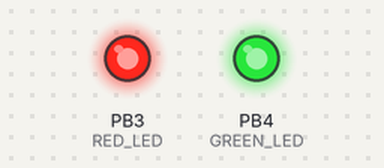
This program was run on a simulated ATtiny45, built with avr-gcc and emulated at 1 MHz. On the bench: output pins drawn as LEDs (lit = HIGH).

Above: at 0.1 s.
Timing chart, 0 to 1.6 s (numbered marks = the images above):
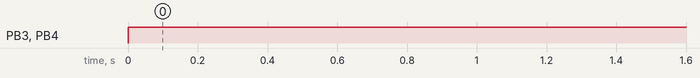

Measured:
- by itself, PB3 (RED_LED), PB4 (GREEN_LED): LOW → HIGH at 0.00 s

The program:

main.c
```c
/*
 * GBC_Battery_LED.c
 *
 * Created: 14.07.2024 17:14:21
 * Author : Microbert
 */

#include <avr/io.h>
#include <avr/interrupt.h>
#define F_CPU 1000000UL

/* GPIO pins */
#define RED_LED		PINB3
#define GREEN_LED	PINB4

/* Voltage thresholds */
/*
	Battery level thresholds
		falling			rising
		=======	    	======
 green ----|///|		|///|--- green
	    \  |///|		|///| /
		 \ |///|		|///|/
	      \|///|--3.3---|###|<-- yellow High
 ye Low--->|###|--3.1---|###|
	       |###|		|###|
		   |###|--3.0---|\\\|<-- red High
 red Low-->|\\\|--2.8---|\\\|
		   |\\\|		|\\\|
 */
#define THRES_RED_LOW	2.8f
#define THRES_RED_HIGH	3.0f
#define THRES_YELLOW_LOW	3.1f
#define THRES_YELLOW_HIGH	3.3f
#define THRES_GREEN_LOW	3.4f

/* Battery Charge level */
#define MIN_BAT 0
#define MED_BAT 1
#define MAX_BAT 2

/* Main state machine states */
#define INIT 0
#define MEASURE 1
#define WAITING 2
#define CHANGING 3

/* Prototypes */
void Init_GPIO();
void Init_Timer();
void Init_ADC();
uint8_t volt_comp(double);
void setLED(uint8_t);
double getVoltage();

/* Variables */

uint16_t adc_val = 0;			// adc value variable
volatile double voltage = 0.0;	// measured voltage
volatile uint16_t timeout = 0;	// debounce time variable
volatile uint8_t batState = MAX_BAT, batStateLast = MAX_BAT;	// battery states

volatile uint8_t state = INIT;	// main state machine state

int main(void)
{
	cli();	// disable global interrupts
	Init_GPIO();
	Init_Timer();
	Init_ADC();

	sei();	// enable global interrupts

    while (1)
    {
		switch(state)
		{
			case INIT:	/* Initial Measurement to set correct LED status*/
				while(voltage > 4.2f || voltage < 2.3f)	// first few adc measurements are much higher and can be ignored
				{
					voltage = getVoltage();
					batStateLast = batState;
					batState = volt_comp(voltage);
				}
				setLED(batState);
				timeout = 0x10;
				state = MEASURE;

			case MEASURE:	/* Measure current battery voltage */
			voltage = getVoltage();
				batState = volt_comp(voltage);
				if(batState != batStateLast)	// if voltage is in new range
				{
					batStateLast = batState;
					timeout = 0x2f0;
					state = WAITING;			// debouncing
				}
				else
					state = CHANGING;			// when state still in the new voltage range - change LED state
				break;
			case WAITING:	/* debouncing */
				if(timeout == 0)				// after debounce time, measure again
				{
					state = MEASURE;
				}
				break;

			case CHANGING:	/* Set new LED state */
				setLED(batState);
				state = MEASURE;
				break;
			default:
				break;
		}
	}
}

/************************************************************************
 * \details: Gets the current measured ADC value and converts it into
 * the corresponding voltage level
 * \param: double - battery voltage [V]
 ************************************************************************/
double getVoltage()
{
	adc_val = (ADCH << 8) | ADCL; // read val
	if(adc_val > 0)
	return (1.13f * 1024) / adc_val;

}

/************************************************************************
 * \details: Set status LED to corresponding battery voltage state
 * \param: uint8_t batteryState	- current battery state
 ************************************************************************/
void setLED(uint8_t batteryState)
{
	switch(batteryState)
	{
		case MAX_BAT: PORTB = 0x08; break;	//green
		case MED_BAT: PORTB = 0x00; break;	//yellow
		case MIN_BAT: PORTB = 0x10; break;	//red
		default: break;
	}
}


/************************************************************************
 * \details: Dependend of which level you're came from, the current battery
 * voltage will be compared against certain threshold ranges (wether falling
 * or rising voltage level), and returns the corresponding battery state
 * \param: double val	- current measured battery voltage [V]
 * \return: uint8_t ret - corresponding battery state
 ************************************************************************/
uint8_t volt_comp(double val)
{
	uint8_t ret = MIN_BAT;
	switch(batState)
	{
		case MAX_BAT:
		{
			/* Voltage dropping */
			if((val < THRES_YELLOW_LOW) && (val > THRES_RED_LOW))
				ret = MED_BAT;
			/* Voltage dropping even further */
			else if(val <= THRES_RED_LOW)
				ret = MIN_BAT;
			else
				ret = MAX_BAT;
			break;
		}
		case MED_BAT:
		{
			/* Voltage dropping */
			if(val <= THRES_RED_LOW)
				ret = MIN_BAT;
			/* voltage rising */
			else if(val >= THRES_YELLOW_HIGH)
				ret = MAX_BAT;
			else
				ret = MED_BAT;

			break;
		}
		case MIN_BAT:
		{
			/* voltage rising */
			if((val >= THRES_RED_HIGH) && (val < THRES_YELLOW_HIGH))
				ret = MED_BAT;
			else if(val >= THRES_YELLOW_HIGH)
				ret = MAX_BAT;
			else
				ret = MIN_BAT;
			break;
		}
		default:
		{
			ret = batState;
			break;
		}
	}
	return ret;
}

/************************************************************************
 * \details: Initializes GPIO pins
 ************************************************************************/
void Init_GPIO()
{
	DDRB |= (1<<RED_LED) | (1<<GREEN_LED);
	PORTB |= (1<<RED_LED) | (1<<GREEN_LED);
}

/************************************************************************
 * \details: Initializes ADC
 ************************************************************************/
void Init_ADC()
{

 ADCSRA|=(1<<ADEN);       //Enable ADC module
 ADMUX |=(1<<MUX3)|(1 << MUX2); // ADC1 (PA1) channel is selected (internal power supply on VCC pin with internal reference voltage)
 ADCSRB|=(1<<ADTS2);   //Timer / Counter 0 overflow triggers the ADC to perform conversion
 ADCSRA|=(1<<ADSC)|(1<<ADATE); //Enabling start of conversion and Auto trigger
}

/************************************************************************
 * \details: Initializes Timer Interrupt
 ************************************************************************/
void Init_Timer()
{
 TCCR0A=0x00;            //Timer0 normal mode
 TCCR0B=0x00;
 TCCR0B |= (1<<CS01);   //no prescaling
 TCNT0=0;
 TIMSK |= (1 << TOIE0);
}

/************************************************************************
 * \details: Timer Interrupt Service Routine - decreases debounce time
 * and clearing Overflow flag
 ************************************************************************/
ISR(TIM0_OVF_vect)
{
	if(timeout > 0)
		timeout--;
	TIFR|=(1<<TOV0);  //Clearing overflow flag
}
```
